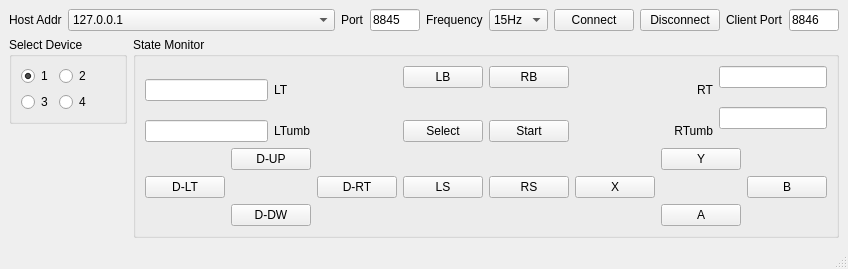
<?xml version="1.0" encoding="UTF-8"?>
<ui version="4.0">
 <class>MainWindow</class>
 <widget class="QMainWindow" name="MainWindow">
  <property name="geometry">
   <rect>
    <x>0</x>
    <y>0</y>
    <width>848</width>
    <height>269</height>
   </rect>
  </property>
  <property name="windowTitle">
   <string>Remove Joy Client</string>
  </property>
  <widget class="QWidget" name="centralwidget">
   <layout class="QVBoxLayout" name="verticalLayout_2">
    <item>
     <layout class="QGridLayout" name="gridLayout">
      <item row="0" column="8">
       <widget class="QPushButton" name="disconnectBtn">
        <property name="text">
         <string>Disconnect</string>
        </property>
       </widget>
      </item>
      <item row="0" column="6">
       <widget class="QPushButton" name="connectBtn">
        <property name="text">
         <string>Connect</string>
        </property>
       </widget>
      </item>
      <item row="0" column="4">
       <widget class="QLabel" name="label_3">
        <property name="text">
         <string>Frequency</string>
        </property>
       </widget>
      </item>
      <item row="0" column="3">
       <widget class="QLineEdit" name="portLineEdit">
        <property name="sizePolicy">
         <sizepolicy hsizetype="Minimum" vsizetype="Fixed">
          <horstretch>0</horstretch>
          <verstretch>0</verstretch>
         </sizepolicy>
        </property>
        <property name="maximumSize">
         <size>
          <width>50</width>
          <height>16777215</height>
         </size>
        </property>
        <property name="text">
         <string>8845</string>
        </property>
       </widget>
      </item>
      <item row="0" column="2">
       <widget class="QLabel" name="label_2">
        <property name="text">
         <string>Port</string>
        </property>
        <property name="buddy">
         <cstring>portLineEdit</cstring>
        </property>
       </widget>
      </item>
      <item row="0" column="0">
       <widget class="QLabel" name="label">
        <property name="text">
         <string>Host Addr</string>
        </property>
        <property name="buddy">
         <cstring>hostAddrComboBox</cstring>
        </property>
       </widget>
      </item>
      <item row="0" column="1">
       <widget class="QComboBox" name="hostAddrComboBox">
        <property name="sizePolicy">
         <sizepolicy hsizetype="Expanding" vsizetype="Fixed">
          <horstretch>0</horstretch>
          <verstretch>0</verstretch>
         </sizepolicy>
        </property>
        <item>
         <property name="text">
          <string>127.0.0.1</string>
         </property>
        </item>
       </widget>
      </item>
      <item row="0" column="5">
       <widget class="QComboBox" name="freqComboBox">
        <property name="currentIndex">
         <number>2</number>
        </property>
        <item>
         <property name="text">
          <string>5Hz</string>
         </property>
        </item>
        <item>
         <property name="text">
          <string>10Hz</string>
         </property>
        </item>
        <item>
         <property name="text">
          <string>15Hz</string>
         </property>
        </item>
        <item>
         <property name="text">
          <string>30Hz</string>
         </property>
        </item>
        <item>
         <property name="text">
          <string>45Hz</string>
         </property>
        </item>
        <item>
         <property name="text">
          <string>60Hz</string>
         </property>
        </item>
       </widget>
      </item>
      <item row="0" column="10">
       <widget class="QLineEdit" name="clientPortLineEdit">
        <property name="sizePolicy">
         <sizepolicy hsizetype="Minimum" vsizetype="Fixed">
          <horstretch>0</horstretch>
          <verstretch>0</verstretch>
         </sizepolicy>
        </property>
        <property name="maximumSize">
         <size>
          <width>50</width>
          <height>16777215</height>
         </size>
        </property>
        <property name="text">
         <string>8846</string>
        </property>
       </widget>
      </item>
      <item row="0" column="9">
       <widget class="QLabel" name="label_6">
        <property name="text">
         <string>Client Port</string>
        </property>
        <property name="buddy">
         <cstring>portLineEdit</cstring>
        </property>
       </widget>
      </item>
     </layout>
    </item>
    <item>
     <layout class="QHBoxLayout" name="horizontalLayout">
      <item>
       <layout class="QVBoxLayout" name="verticalLayout">
        <item>
         <widget class="QGroupBox" name="groupBox">
          <property name="title">
           <string>Select Device</string>
          </property>
          <layout class="QFormLayout" name="formLayout">
           <item row="0" column="0">
            <widget class="QRadioButton" name="deviceRadioBtn_1">
             <property name="text">
              <string>1</string>
             </property>
             <property name="checked">
              <bool>true</bool>
             </property>
            </widget>
           </item>
           <item row="0" column="1">
            <widget class="QRadioButton" name="deviceRadioBtn_2">
             <property name="text">
              <string>2</string>
             </property>
            </widget>
           </item>
           <item row="1" column="0">
            <widget class="QRadioButton" name="deviceRadioBtn_3">
             <property name="text">
              <string>3</string>
             </property>
            </widget>
           </item>
           <item row="1" column="1">
            <widget class="QRadioButton" name="deviceRadioBtn_4">
             <property name="text">
              <string>4</string>
             </property>
            </widget>
           </item>
          </layout>
         </widget>
        </item>
        <item>
         <spacer name="verticalSpacer">
          <property name="orientation">
           <enum>Qt::Vertical</enum>
          </property>
          <property name="sizeHint" stdset="0">
           <size>
            <width>20</width>
            <height>40</height>
           </size>
          </property>
         </spacer>
        </item>
       </layout>
      </item>
      <item>
       <widget class="QGroupBox" name="groupBox_2">
        <property name="sizePolicy">
         <sizepolicy hsizetype="Minimum" vsizetype="Preferred">
          <horstretch>0</horstretch>
          <verstretch>0</verstretch>
         </sizepolicy>
        </property>
        <property name="title">
         <string>State Monitor</string>
        </property>
        <layout class="QGridLayout" name="gridLayout_5">
         <item row="0" column="0" rowspan="2">
          <widget class="QLineEdit" name="ltLineEdit">
           <property name="sizePolicy">
            <sizepolicy hsizetype="Preferred" vsizetype="Fixed">
             <horstretch>0</horstretch>
             <verstretch>0</verstretch>
            </sizepolicy>
           </property>
          </widget>
         </item>
         <item row="0" column="1" rowspan="2">
          <widget class="QLabel" name="label_5">
           <property name="text">
            <string>LT</string>
           </property>
          </widget>
         </item>
         <item row="0" column="2">
          <widget class="QPushButton" name="lbBtn">
           <property name="enabled">
            <bool>true</bool>
           </property>
           <property name="sizePolicy">
            <sizepolicy hsizetype="Fixed" vsizetype="Fixed">
             <horstretch>0</horstretch>
             <verstretch>0</verstretch>
            </sizepolicy>
           </property>
           <property name="text">
            <string>LB</string>
           </property>
           <property name="checkable">
            <bool>true</bool>
           </property>
           <property name="checked">
            <bool>false</bool>
           </property>
          </widget>
         </item>
         <item row="0" column="3">
          <widget class="QPushButton" name="rbBtn">
           <property name="enabled">
            <bool>true</bool>
           </property>
           <property name="sizePolicy">
            <sizepolicy hsizetype="Fixed" vsizetype="Fixed">
             <horstretch>0</horstretch>
             <verstretch>0</verstretch>
            </sizepolicy>
           </property>
           <property name="text">
            <string>RB</string>
           </property>
           <property name="checkable">
            <bool>true</bool>
           </property>
           <property name="checked">
            <bool>false</bool>
           </property>
          </widget>
         </item>
         <item row="0" column="4" rowspan="2" colspan="2">
          <widget class="QLabel" name="label_4">
           <property name="text">
            <string>RT</string>
           </property>
           <property name="alignment">
            <set>Qt::AlignRight|Qt::AlignTrailing|Qt::AlignVCenter</set>
           </property>
          </widget>
         </item>
         <item row="0" column="6">
          <widget class="QLineEdit" name="rtLineEdit">
           <property name="sizePolicy">
            <sizepolicy hsizetype="Preferred" vsizetype="Fixed">
             <horstretch>0</horstretch>
             <verstretch>0</verstretch>
            </sizepolicy>
           </property>
          </widget>
         </item>
         <item row="1" column="6" rowspan="2">
          <widget class="QLineEdit" name="rThumbLineEdit">
           <property name="sizePolicy">
            <sizepolicy hsizetype="Preferred" vsizetype="Fixed">
             <horstretch>0</horstretch>
             <verstretch>0</verstretch>
            </sizepolicy>
           </property>
          </widget>
         </item>
         <item row="2" column="0">
          <widget class="QLineEdit" name="lThumbLineEdit">
           <property name="sizePolicy">
            <sizepolicy hsizetype="Preferred" vsizetype="Fixed">
             <horstretch>0</horstretch>
             <verstretch>0</verstretch>
            </sizepolicy>
           </property>
          </widget>
         </item>
         <item row="2" column="1">
          <widget class="QLabel" name="label_8">
           <property name="text">
            <string>LTumb</string>
           </property>
          </widget>
         </item>
         <item row="2" column="2">
          <widget class="QPushButton" name="selectBtn">
           <property name="enabled">
            <bool>true</bool>
           </property>
           <property name="sizePolicy">
            <sizepolicy hsizetype="Fixed" vsizetype="Fixed">
             <horstretch>0</horstretch>
             <verstretch>0</verstretch>
            </sizepolicy>
           </property>
           <property name="text">
            <string>Select</string>
           </property>
           <property name="checkable">
            <bool>true</bool>
           </property>
           <property name="checked">
            <bool>false</bool>
           </property>
          </widget>
         </item>
         <item row="2" column="3">
          <widget class="QPushButton" name="startBtn">
           <property name="enabled">
            <bool>true</bool>
           </property>
           <property name="sizePolicy">
            <sizepolicy hsizetype="Fixed" vsizetype="Fixed">
             <horstretch>0</horstretch>
             <verstretch>0</verstretch>
            </sizepolicy>
           </property>
           <property name="text">
            <string>Start</string>
           </property>
           <property name="checkable">
            <bool>true</bool>
           </property>
           <property name="checked">
            <bool>false</bool>
           </property>
          </widget>
         </item>
         <item row="2" column="4" colspan="2">
          <widget class="QLabel" name="label_7">
           <property name="text">
            <string>RTumb</string>
           </property>
           <property name="alignment">
            <set>Qt::AlignRight|Qt::AlignTrailing|Qt::AlignVCenter</set>
           </property>
          </widget>
         </item>
         <item row="3" column="0" colspan="2">
          <layout class="QGridLayout" name="gridLayout_2">
           <item row="0" column="1">
            <widget class="QPushButton" name="dupBtn">
             <property name="enabled">
              <bool>true</bool>
             </property>
             <property name="sizePolicy">
              <sizepolicy hsizetype="Fixed" vsizetype="Fixed">
               <horstretch>0</horstretch>
               <verstretch>0</verstretch>
              </sizepolicy>
             </property>
             <property name="text">
              <string>D-UP</string>
             </property>
             <property name="checkable">
              <bool>true</bool>
             </property>
            </widget>
           </item>
           <item row="1" column="0">
            <widget class="QPushButton" name="dltBtn">
             <property name="enabled">
              <bool>true</bool>
             </property>
             <property name="sizePolicy">
              <sizepolicy hsizetype="Fixed" vsizetype="Fixed">
               <horstretch>0</horstretch>
               <verstretch>0</verstretch>
              </sizepolicy>
             </property>
             <property name="text">
              <string>D-LT</string>
             </property>
             <property name="checkable">
              <bool>true</bool>
             </property>
            </widget>
           </item>
           <item row="1" column="2">
            <widget class="QPushButton" name="drtBtn">
             <property name="enabled">
              <bool>true</bool>
             </property>
             <property name="sizePolicy">
              <sizepolicy hsizetype="Fixed" vsizetype="Fixed">
               <horstretch>0</horstretch>
               <verstretch>0</verstretch>
              </sizepolicy>
             </property>
             <property name="text">
              <string>D-RT</string>
             </property>
             <property name="checkable">
              <bool>true</bool>
             </property>
            </widget>
           </item>
           <item row="2" column="1">
            <widget class="QPushButton" name="ddwBtn">
             <property name="enabled">
              <bool>true</bool>
             </property>
             <property name="sizePolicy">
              <sizepolicy hsizetype="Fixed" vsizetype="Fixed">
               <horstretch>0</horstretch>
               <verstretch>0</verstretch>
              </sizepolicy>
             </property>
             <property name="text">
              <string>D-DW</string>
             </property>
             <property name="checkable">
              <bool>true</bool>
             </property>
            </widget>
           </item>
          </layout>
         </item>
         <item row="3" column="2">
          <widget class="QPushButton" name="lsBtn">
           <property name="enabled">
            <bool>true</bool>
           </property>
           <property name="sizePolicy">
            <sizepolicy hsizetype="Fixed" vsizetype="Fixed">
             <horstretch>0</horstretch>
             <verstretch>0</verstretch>
            </sizepolicy>
           </property>
           <property name="text">
            <string>LS</string>
           </property>
           <property name="checkable">
            <bool>true</bool>
           </property>
           <property name="checked">
            <bool>false</bool>
           </property>
          </widget>
         </item>
         <item row="3" column="3">
          <widget class="QPushButton" name="rsBtn">
           <property name="enabled">
            <bool>true</bool>
           </property>
           <property name="sizePolicy">
            <sizepolicy hsizetype="Fixed" vsizetype="Fixed">
             <horstretch>0</horstretch>
             <verstretch>0</verstretch>
            </sizepolicy>
           </property>
           <property name="text">
            <string>RS</string>
           </property>
           <property name="checkable">
            <bool>true</bool>
           </property>
           <property name="checked">
            <bool>false</bool>
           </property>
          </widget>
         </item>
         <item row="3" column="4" colspan="3">
          <layout class="QGridLayout" name="gridLayout_4">
           <item row="0" column="1">
            <widget class="QPushButton" name="yBtn">
             <property name="enabled">
              <bool>true</bool>
             </property>
             <property name="sizePolicy">
              <sizepolicy hsizetype="Fixed" vsizetype="Fixed">
               <horstretch>0</horstretch>
               <verstretch>0</verstretch>
              </sizepolicy>
             </property>
             <property name="text">
              <string>Y</string>
             </property>
             <property name="checkable">
              <bool>true</bool>
             </property>
            </widget>
           </item>
           <item row="1" column="0">
            <widget class="QPushButton" name="xBtn">
             <property name="enabled">
              <bool>true</bool>
             </property>
             <property name="sizePolicy">
              <sizepolicy hsizetype="Fixed" vsizetype="Fixed">
               <horstretch>0</horstretch>
               <verstretch>0</verstretch>
              </sizepolicy>
             </property>
             <property name="text">
              <string>X</string>
             </property>
             <property name="checkable">
              <bool>true</bool>
             </property>
            </widget>
           </item>
           <item row="1" column="2">
            <widget class="QPushButton" name="bBtn">
             <property name="enabled">
              <bool>true</bool>
             </property>
             <property name="sizePolicy">
              <sizepolicy hsizetype="Fixed" vsizetype="Fixed">
               <horstretch>0</horstretch>
               <verstretch>0</verstretch>
              </sizepolicy>
             </property>
             <property name="text">
              <string>B</string>
             </property>
             <property name="checkable">
              <bool>true</bool>
             </property>
            </widget>
           </item>
           <item row="2" column="1">
            <widget class="QPushButton" name="aBtn">
             <property name="enabled">
              <bool>true</bool>
             </property>
             <property name="sizePolicy">
              <sizepolicy hsizetype="Fixed" vsizetype="Fixed">
               <horstretch>0</horstretch>
               <verstretch>0</verstretch>
              </sizepolicy>
             </property>
             <property name="text">
              <string>A</string>
             </property>
             <property name="checkable">
              <bool>true</bool>
             </property>
            </widget>
           </item>
          </layout>
         </item>
        </layout>
       </widget>
      </item>
     </layout>
    </item>
   </layout>
  </widget>
  <widget class="QMenuBar" name="menubar">
   <property name="geometry">
    <rect>
     <x>0</x>
     <y>0</y>
     <width>848</width>
     <height>20</height>
    </rect>
   </property>
  </widget>
  <widget class="QStatusBar" name="statusbar"/>
 </widget>
 <resources/>
 <connections/>
</ui>
